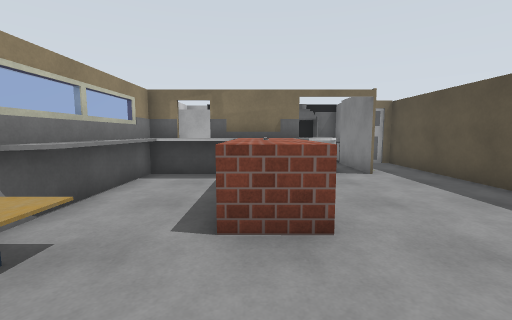
view 1 (above)

12 first-person views from a walk through a Gazebo world. The camera is 1.3 m above the floor, tilts 6° down and sees 90° across. The floor is counted in squares, 1 m on a side. Each view is taken from the middle of a square. On the plan, view 1 faces up. The plan holds only what a view shows up to about 12 squares ahead; the rest is blank. Some stock models are drawn as simple stand-ins. Some surface patterns are stand-ins.

view 2
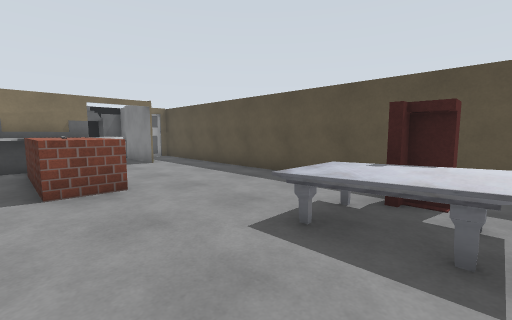

view 3
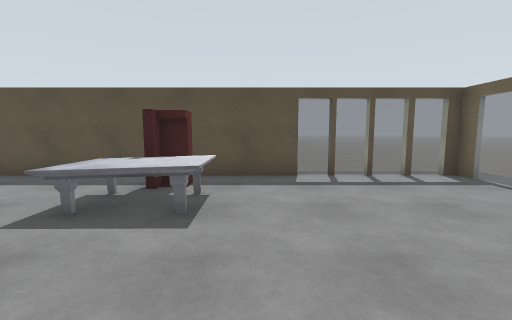

view 4
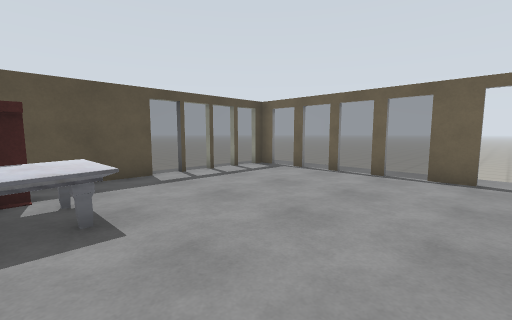

view 5
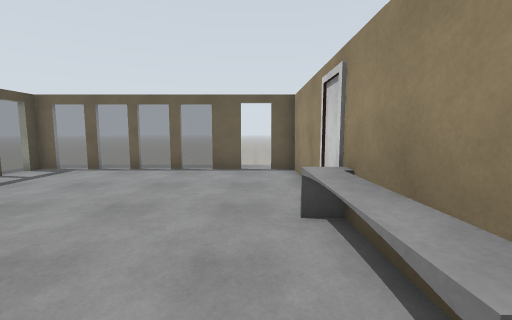

view 6
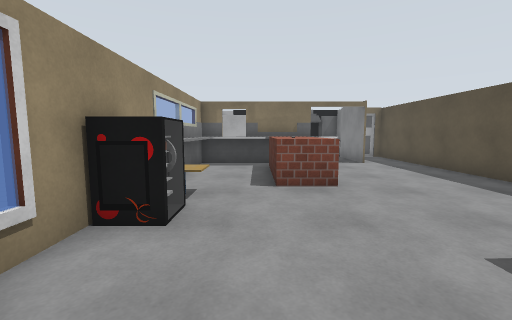

view 7
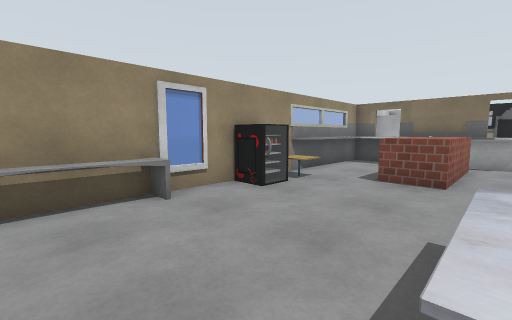

view 8
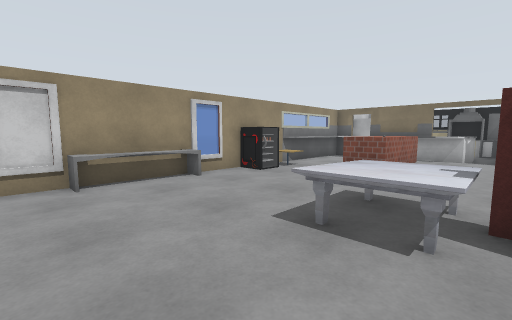

view 9
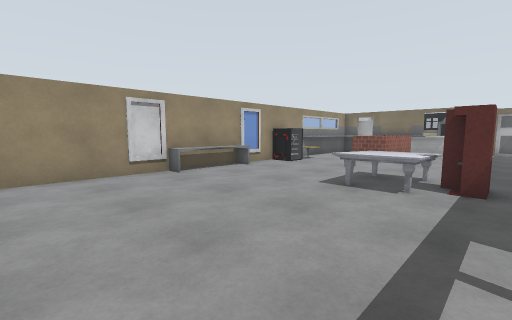

view 10
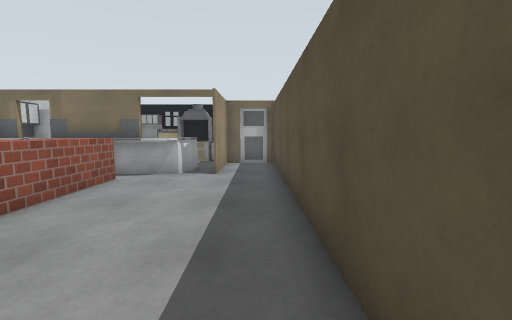

view 11
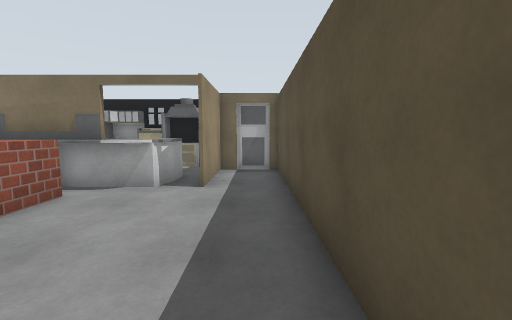

view 12
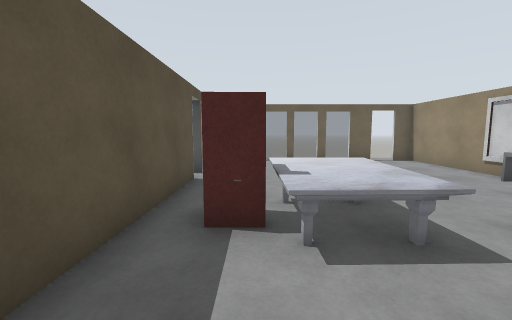

### Floor plan
Key: @ floor where view 1 was taken; # wall or solid block; . main floor; - floor 0.25 m lower than the main floor; = window, fence, low wall or low ledge; B brick box; T cafe table; M marble table; S sofa.
Columns run from 3 left of view 1 to 8 right of it. Each row starts with its distance up from view 1.
 13   #####
 12   ######
 11      #####
 10 ##   ###.#
  9 ##  ####.#
  8 #####=#..#
  7 ###BB....#
  6 #..BB....#
  5 #..BB....#
  4 #..BB....#
  3 #T.BB....#
  2 TT.......#
  1 #=.......#
  0 #..@.....#
 -1 =....MM..#
 -2 #....MMS.#
 -3 #....MM..#
 -4 #........#
 -5 #........#
 -6 =........=--
 -7 #........=--
 -8 #........=--
 -9 #........=--
-10 #.#=#==#=#--
-11  ......... -

Positions as (right, up) in squares from view 1, and headings:
1: (0, 0), facing up
2: (-1, -3), facing up-right
3: (-2, -4), facing right
4: (-2, -2), facing down-right
5: (-2, -1), facing down
6: (-1, -3), facing up
7: (2, -4), facing up-left
8: (4, -6), facing up-left
9: (5, -9), facing up-left
10: (5, 0), facing up
11: (5, 2), facing up
12: (4, 2), facing down
